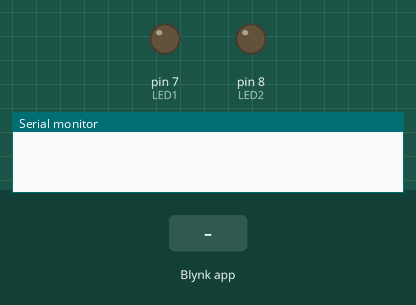
Recording of a sketch running on a simulated Arduino Uno, built with avr-gcc and run on an emulated ATmega328P. On the bench: output pins drawn as LEDs (lit = HIGH), the last lines printed to the serial monitor. Inputs (shaded band) come from the test bench. WiFi joins after 1.5 s; servers stay silent unless stated.

Above: at 3.0 s.
3.1 s: Blynk app writes 1 to V0
At 4.3 s:
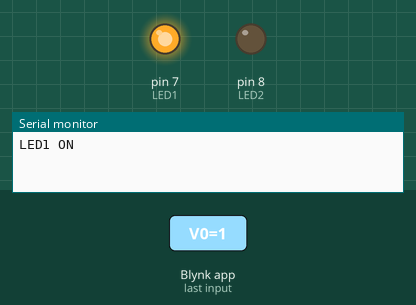
4.6 s: Blynk app writes 1 to V1
At 5.6 s:
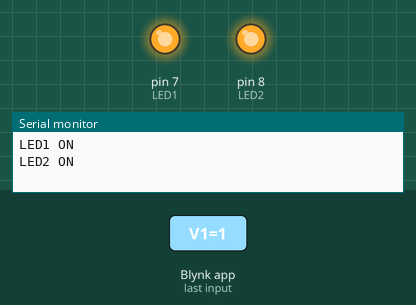
6.1 s: Blynk app writes 0 to V0
At 6.8 s:
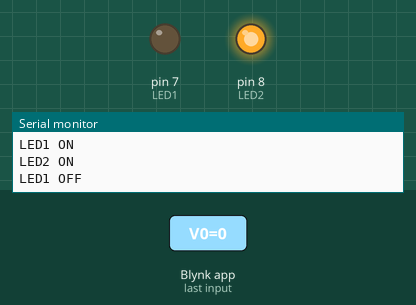
7.6 s: Blynk app writes 0 to V1
At 7.9 s:
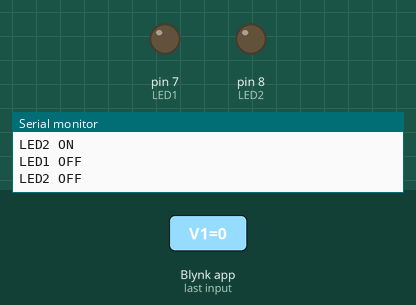
Timing chart, 0 to 10.1 s (numbered marks = the images above; inputs shaded):
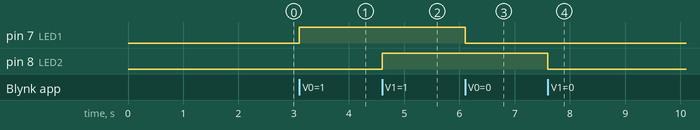

Measured:
- after the input at 3.1 s, pin 7 (LED1): LOW → HIGH at once
- after the input at 4.6 s, pin 8 (LED2): LOW → HIGH at once
- after the input at 6.1 s, pin 7 (LED1): HIGH → LOW at once
- after the input at 7.6 s, pin 8 (LED2): HIGH → LOW at once

The sketch:

blynktest_withled.ino
```cpp
#define BLYNK_TEMPLATE_ID           "TMPL4YfcGJ5tH"
#define BLYNK_TEMPLATE_NAME         "LEDTEST"
#define BLYNK_AUTH_TOKEN            "dHMzciEDFsYlqbQ63fQpR-pmPFhQOYz4"

#define BLYNK_PRINT Serial


#include <ESP8266_Lib.h>
#include <BlynkSimpleShieldEsp8266.h>


char ssid[] = "NETIASPOT-2.4GHz-8Ps7";
char pass[] = "tw6eUEH8";
int LED1 = 7;
int LED2 = 8;

#include <SoftwareSerial.h>
SoftwareSerial EspSerial(2, 3);


#define ESP8266_BAUD 9600

ESP8266 wifi(&EspSerial);

void setup()
{

  Serial.begin(115200);

  EspSerial.begin(ESP8266_BAUD);
  delay(10);

  Blynk.begin(BLYNK_AUTH_TOKEN, wifi, ssid, pass);

  pinMode(LED1, OUTPUT);
  pinMode(LED2, OUTPUT);
  Blynk.virtualWrite(V0,0);
  Blynk.virtualWrite(V1,0);
}

void loop()
{
  Blynk.run();

}

BLYNK_WRITE(V0)
{
  if(param.asInt() == 1)
  {
    digitalWrite(LED1,HIGH);
    Serial.println("LED1 ON");
  }
   else if(param.asInt()==0)
  {

    digitalWrite(LED1,LOW);
      Serial.println("LED1 OFF");
  }
}

BLYNK_WRITE(V1)
{
  if(param.asInt() == 1)
  {

    digitalWrite(LED2,HIGH);
      Serial.println("LED2 ON");
  }
  else if(param.asInt()==0)
  {

    digitalWrite(LED2,LOW);
      Serial.println("LED2 OFF");
  }
}
```
